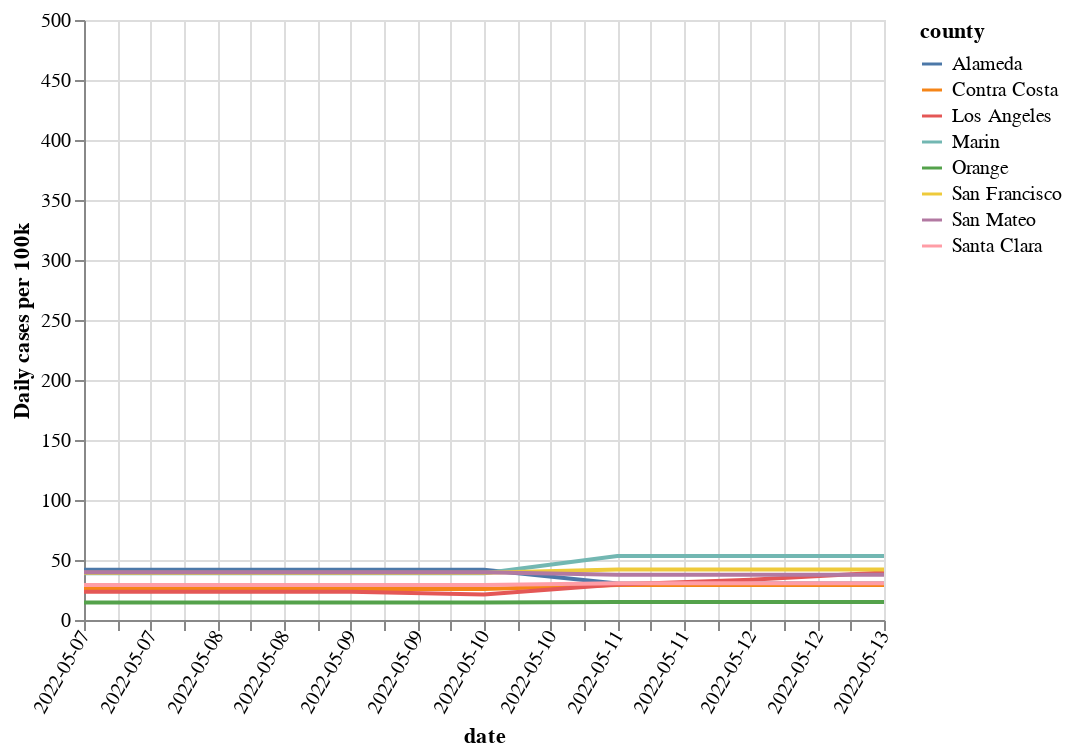

The code cell stored with this chart in its notebook:
### Code cell
plot_for_state(df_with_pop, 'California', counties['California'], lookback_days=7)

### Figure 1 — Vega-Lite specification as saved in the notebook (floating-point values rounded to 4 significant figures)
{"config": {"view": {"continuousWidth": 400, "continuousHeight": 300}}, "data": {"name": "data-9170cadae763c3a659d4002f14da8ac2"}, "mark": {"type": "line", "clip": true}, "encoding": {"color": {"field": "county", "type": "nominal"}, "x": {"axis": {"format": "%Y-%m-%d", "labelAngle": -60, "labelOverlap": true, "labelPadding": 0.5, "tickCount": 20}, "field": "date", "type": "temporal"}, "y": {"axis": {"title": "Daily cases per 100k"}, "field": "cases_per_capita_100k", "scale": {"domain": [0, 500]}, "type": "quantitative"}}, "$schema": "https://vega.github.io/schema/vega-lite/v4.17.0.json", "datasets": {"data-9170cadae763c3a659d4002f14da8ac2": [{"date": "2022-05-07T00:00:00", "county": "Alameda", "cases_per_capita_100k": 41.87}, {"date": "2022-05-08T00:00:00", "county": "Alameda", "cases_per_capita_100k": 41.87}, {"date": "2022-05-09T00:00:00", "county": "Alameda", "cases_per_capita_100k": 41.87}, {"date": "2022-05-10T00:00:00", "county": "Alameda", "cases_per_capita_100k": 41.87}, {"date": "2022-05-11T00:00:00", "county": "Alameda", "cases_per_capita_100k": 30.38}, {"date": "2022-05-12T00:00:00", "county": "Alameda", "cases_per_capita_100k": 30.38}, {"date": "2022-05-13T00:00:00", "county": "Alameda", "cases_per_capita_100k": 30.38}, {"date": "2022-05-07T00:00:00", "county": "Contra Costa", "cases_per_capita_100k": 25.86}, {"date": "2022-05-08T00:00:00", "county": "Contra Costa", "cases_per_capita_100k": 25.86}, {"date": "2022-05-09T00:00:00", "county": "Contra Costa", "cases_per_capita_100k": 25.86}, {"date": "2022-05-10T00:00:00", "county": "Contra Costa", "cases_per_capita_100k": 25.86}, {"date": "2022-05-11T00:00:00", "county": "Contra Costa", "cases_per_capita_100k": 29.19}, {"date": "2022-05-12T00:00:00", "county": "Contra Costa", "cases_per_capita_100k": 29.19}, {"date": "2022-05-13T00:00:00", "county": "Contra Costa", "cases_per_capita_100k": 29.19}, {"date": "2022-05-07T00:00:00", "county": "Los Angeles", "cases_per_capita_100k": 23.44}, {"date": "2022-05-08T00:00:00", "county": "Los Angeles", "cases_per_capita_100k": 23.44}, {"date": "2022-05-09T00:00:00", "county": "Los Angeles", "cases_per_capita_100k": 23.44}, {"date": "2022-05-10T00:00:00", "county": "Los Angeles", "cases_per_capita_100k": 21.25}, {"date": "2022-05-11T00:00:00", "county": "Los Angeles", "cases_per_capita_100k": 29.53}, {"date": "2022-05-12T00:00:00", "county": "Los Angeles", "cases_per_capita_100k": 33.49}, {"date": "2022-05-13T00:00:00", "county": "Los Angeles", "cases_per_capita_100k": 39.65}, {"date": "2022-05-07T00:00:00", "county": "Marin", "cases_per_capita_100k": 39.05}, {"date": "2022-05-08T00:00:00", "county": "Marin", "cases_per_capita_100k": 39.05}, {"date": "2022-05-09T00:00:00", "county": "Marin", "cases_per_capita_100k": 39.05}, {"date": "2022-05-10T00:00:00", "county": "Marin", "cases_per_capita_100k": 39.05}, {"date": "2022-05-11T00:00:00", "county": "Marin", "cases_per_capita_100k": 53.24}, {"date": "2022-05-12T00:00:00", "county": "Marin", "cases_per_capita_100k": 53.24}, {"date": "2022-05-13T00:00:00", "county": "Marin", "cases_per_capita_100k": 53.24}, {"date": "2022-05-07T00:00:00", "county": "Orange", "cases_per_capita_100k": 14.64}, {"date": "2022-05-08T00:00:00", "county": "Orange", "cases_per_capita_100k": 14.64}, {"date": "2022-05-09T00:00:00", "county": "Orange", "cases_per_capita_100k": 14.64}, {"date": "2022-05-10T00:00:00", "county": "Orange", "cases_per_capita_100k": 14.64}, {"date": "2022-05-11T00:00:00", "county": "Orange", "cases_per_capita_100k": 15.05}, {"date": "2022-05-12T00:00:00", "county": "Orange", "cases_per_capita_100k": 15.05}, {"date": "2022-05-13T00:00:00", "county": "Orange", "cases_per_capita_100k": 15.05}, {"date": "2022-05-07T00:00:00", "county": "San Francisco", "cases_per_capita_100k": 39.46}, {"date": "2022-05-08T00:00:00", "county": "San Francisco", "cases_per_capita_100k": 39.46}, {"date": "2022-05-09T00:00:00", "county": "San Francisco", "cases_per_capita_100k": 39.46}, {"date": "2022-05-10T00:00:00", "county": "San Francisco", "cases_per_capita_100k": 39.46}, {"date": "2022-05-11T00:00:00", "county": "San Francisco", "cases_per_capita_100k": 42.16}, {"date": "2022-05-12T00:00:00", "county": "San Francisco", "cases_per_capita_100k": 42.16}, {"date": "2022-05-13T00:00:00", "county": "San Francisco", "cases_per_capita_100k": 42.16}, {"date": "2022-05-07T00:00:00", "county": "San Mateo", "cases_per_capita_100k": 39.76}, {"date": "2022-05-08T00:00:00", "county": "San Mateo", "cases_per_capita_100k": 39.76}, {"date": "2022-05-09T00:00:00", "county": "San Mateo", "cases_per_capita_100k": 39.76}, {"date": "2022-05-10T00:00:00", "county": "San Mateo", "cases_per_capita_100k": 39.76}, {"date": "2022-05-11T00:00:00", "county": "San Mateo", "cases_per_capita_100k": 37.76}, {"date": "2022-05-12T00:00:00", "county": "San Mateo", "cases_per_capita_100k": 37.76}, {"date": "2022-05-13T00:00:00", "county": "San Mateo", "cases_per_capita_100k": 37.76}, {"date": "2022-05-07T00:00:00", "county": "Santa Clara", "cases_per_capita_100k": 29.25}, {"date": "2022-05-08T00:00:00", "county": "Santa Clara", "cases_per_capita_100k": 29.25}, {"date": "2022-05-09T00:00:00", "county": "Santa Clara", "cases_per_capita_100k": 29.25}, {"date": "2022-05-10T00:00:00", "county": "Santa Clara", "cases_per_capita_100k": 29.25}, {"date": "2022-05-11T00:00:00", "county": "Santa Clara", "cases_per_capita_100k": 30.57}, {"date": "2022-05-12T00:00:00", "county": "Santa Clara", "cases_per_capita_100k": 30.57}, {"date": "2022-05-13T00:00:00", "county": "Santa Clara", "cases_per_capita_100k": 30.57}]}}
